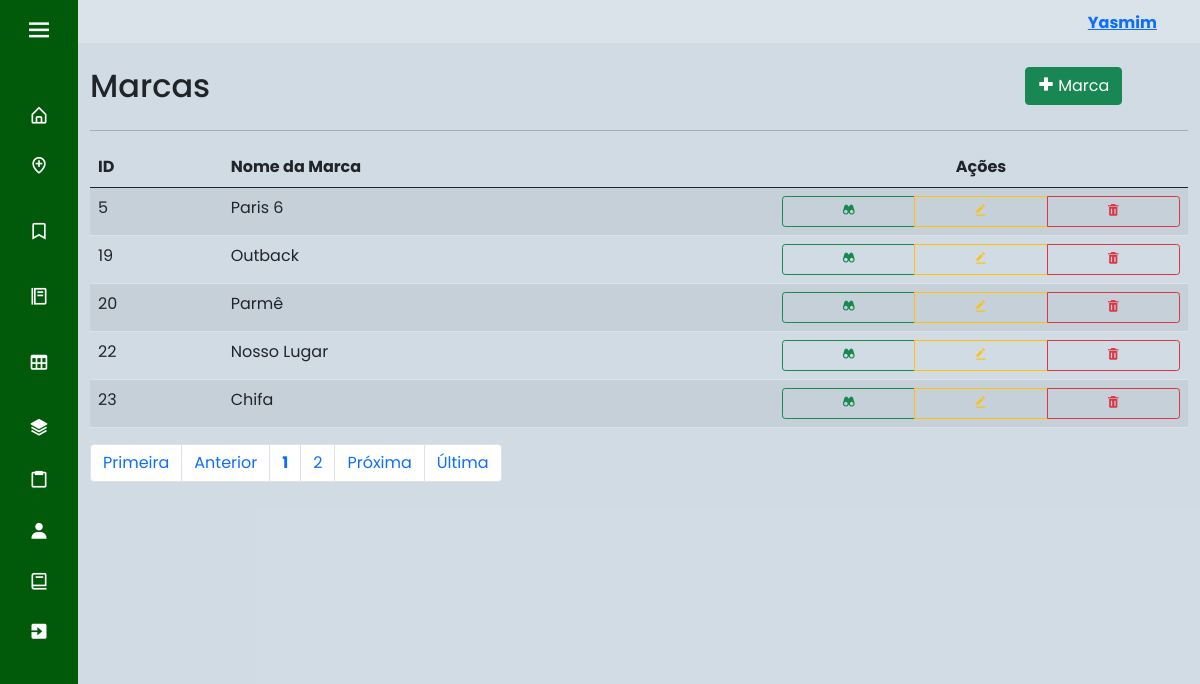
The app's page /index.php?page=lista_marca (signed in) with its own data.
### tables this page shows
CREATE TABLE IF NOT EXISTS `usuario` (
  `id_cli` int(11) NOT NULL AUTO_INCREMENT,
  `nome` varchar(45) NOT NULL,
  `email` varchar(45) NOT NULL,
  `senha` varchar(100) NOT NULL,
  `nivel` int(1) DEFAULT NULL,
  `ativo` tinyint(1) DEFAULT NULL,
  `foto` varchar(220) DEFAULT NULL,
  PRIMARY KEY (`id_cli`),
  KEY `nivel` (`nivel`)
);

CREATE TABLE IF NOT EXISTS `marca_rede` (
  `id_marca` int(11) NOT NULL AUTO_INCREMENT,
  `nome_marca` varchar(45) NOT NULL,
  `logo_marca` varchar(100) DEFAULT NULL,
  PRIMARY KEY (`id_marca`)
);

### sis/marca_rede/lista_marca.php (the view, shortened to what this page needs)
<div id="main" class="container-fluid">
	<div id="top" class="row">
		<div class="col-md-10">
			<h2>Marcas</h2>
		</div>
		<div class="col-md-2">
			<a href="?page=fcad_marca" class="btn btn-success pull-right h2"><i class='bx bx-plus-medical'></i> Marca</a>
		</div>
	</div>
	<hr/>
	<div id="list" class="row">
		<div class="table-responsive col-md-12">
			<?php
				$quantidade = 5;
				$pagina = (isset($_GET['pagina'])) ? (int)$_GET['pagina'] : 1;
				$inicio = ($quantidade * $pagina) - $quantidade;
				$data = mysqli_query($con, "select * from marca_rede order by id_marca asc limit $inicio, $quantidade;") or die(mysqli_error("ERRO: ".$con));
				echo "<table class='table table-striped' cellspacing='0' cellpading='0'>";
				echo "<thead><tr>";
				echo "<td><strong>ID</strong></td>";
				echo "<td><strong>Nome da Marca</strong></td>";
				echo "<td class='actions d-flex justify-content-center'><strong>Ações</strong></td>";
				echo "</tr></thead><tbody>";
				while($info = mysqli_fetch_array($data)){
					echo "<tr>";
					echo "<td>".$info['id_marca']."</td>";
					echo "<td>".$info['nome_marca']."</td>";
					echo "<td class='actions btn-group btn-group-sm d-flex justify-content-center'>";
					echo "<a class='btn btn-outline-success btn-xs' href=?page=view_marca&id_marca=".$info['id_marca']."> <i class='bx bxs-binoculars'></i> </a>";
					echo "<a class='btn btn-outline-warning btn-xs' href=?page=fedit_marca&id_marca=".$info['id_marca']."> <i class='bx bxs-edit-alt'></i> </a>";
					echo "<button type='button' class='btn btn-outline-danger btn-xs' data-bs-toggle='modal' data-bs-target='#mdexcldisc".$info['id_marca']."'><i class='bx bxs-trash'></i></button></td>";
				}
				echo "</tr></tbody></table>";
			?>
		</div>
	</div>
	<div id="bottom" class="row">
			<div class="col-md-12">
				<?php
					$sqlTotal 		= "select id_marca from marca_rede;";
					$qrTotal  		= mysqli_query($con, $sqlTotal) or die (mysqli_error());
					$numTotal 		= mysqli_num_rows($qrTotal);
					$totalpagina = (ceil($numTotal/$quantidade)<=0) ? 1 : ceil($numTotal/$quantidade);
					$exibir = 3;
					$anterior = (($pagina-1) <= 0) ? 1 : $pagina - 1;
					$posterior = (($pagina+1) >= $totalpagina) ? $totalpagina : $pagina+1;
					echo "<ul class='pagination'>";
					echo "<li class='page-item'><a class='page-link' href='?page=lista_marca&pagina=1'> Primeira</a></li> ";
					echo "<li class='page-item'><a class='page-link' href=\"?page=lista_marca&pagina=$anterior\"> Anterior</a></li> ";
					echo "<li class='page-item'><a class='page-link' href='?page=lista_marca&pagina=".$pagina."'><strong>".$pagina."</strong></a></li> ";
					for($i = $pagina+1; $i < $pagina+$exibir; $i++){
						if($i <= $totalpagina)
						echo "<li class='page-item'><a class='page-link' href='?page=lista_marca&pagina=".$i."'> ".$i." </a></li> ";
					}
					echo "<li class='page-item'><a class='page-link' href=\"?page=lista_marca&pagina=$posterior\"> Pr&oacute;xima</a></li> ";
					echo "<li class='page-item'><a class='page-link' href=\"?page=lista_marca&pagina=$totalpagina\"> &Uacute;ltima</a></li></ul>";
				?>
			</div>
	</div>
</div>

### index.php (shortened to what this page needs)
<!doctype html>
<html lang="pt-br">
  <head>
    <link rel="stylesheet" href="css/style.css">
    <link href='https://unpkg.com/boxicons@2.0.7/css/boxicons.min.css' rel='stylesheet'>
    <link href="https://cdn.jsdelivr.net/npm/bootstrap@5.0.2/dist/css/bootstrap.min.css" rel="stylesheet">
  </head>
  <body>
    <?php
      include "base/config.php";
      switch($_SESSION['UsuarioNivel']){
        case 3: include "base/sidebar3.php"; break; exit;
      }
    ?>
  <section class="home-section">
      <nav class="navbar navbar-expand-sm" style="background-color: rgba(255, 255, 255, 0.2);">
      <?php
          if(isset($_SESSION["UsuarioID"])) {
              $usuario_id = $_SESSION["UsuarioID"];
          } else{
              header("location: base/login.php");
              exit;
          }
          $sql = "select * from usuario where id_cli = '$usuario_id'";
          $result = mysqli_query($con, $sql);
          if($result){
            $row = mysqli_fetch_assoc($result);
            $nome = $row['nome'];
      ?>
        <ul class="navbar-nav" style="margin-left: 90%;">
          <li class="nav-item" style="font-weight: bold; margin-top: 5%">
            <a href="base/dados.php"><?php echo'' .$nome. '';?></a>
          </li>
        </ul>
      </nav>
      <br>
      <?php
        } else{
              echo "Erro na consulta:" .mysqli_error($con);
            }
      ?>
    <?php
      include "base/ch_pages.php";
    ?>
    </section>
  </body>
</html>

### css/style.css (style rules this page uses)
* { margin: 0; padding: 0; box-sizing: border-box; font-family: 'Poppins', sans-serif; }
.home-section { position: relative; background: #184e7733; height: 100vh; left: 260px; width: calc(100% - 260px); transition: all 0.5s ease; }
.sidebar.close ~ .home-section { left: 78px; width: calc(100% - 78px); }

### records on screen
usuario: nome "Yasmim"
marca_rede: id_marca "5", nome_marca "Paris 6"
marca_rede: id_marca "19", nome_marca "Outback"
marca_rede: id_marca "20", nome_marca "Parmê"
marca_rede: id_marca "22", nome_marca "Nosso Lugar"
marca_rede: id_marca "23", nome_marca "Chifa"

### other values on screen
$pagina "1"
